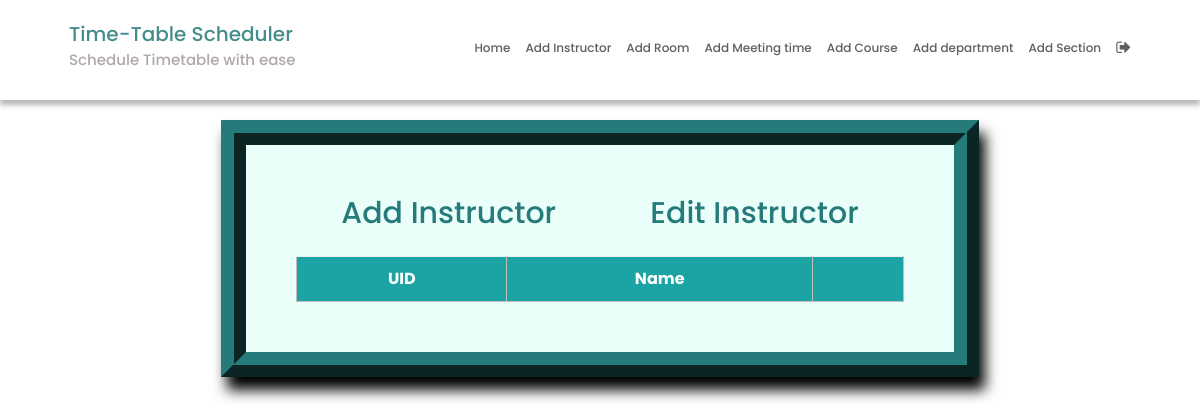
The page /instructorEdit/ (signed in) on the database as committed earlier.
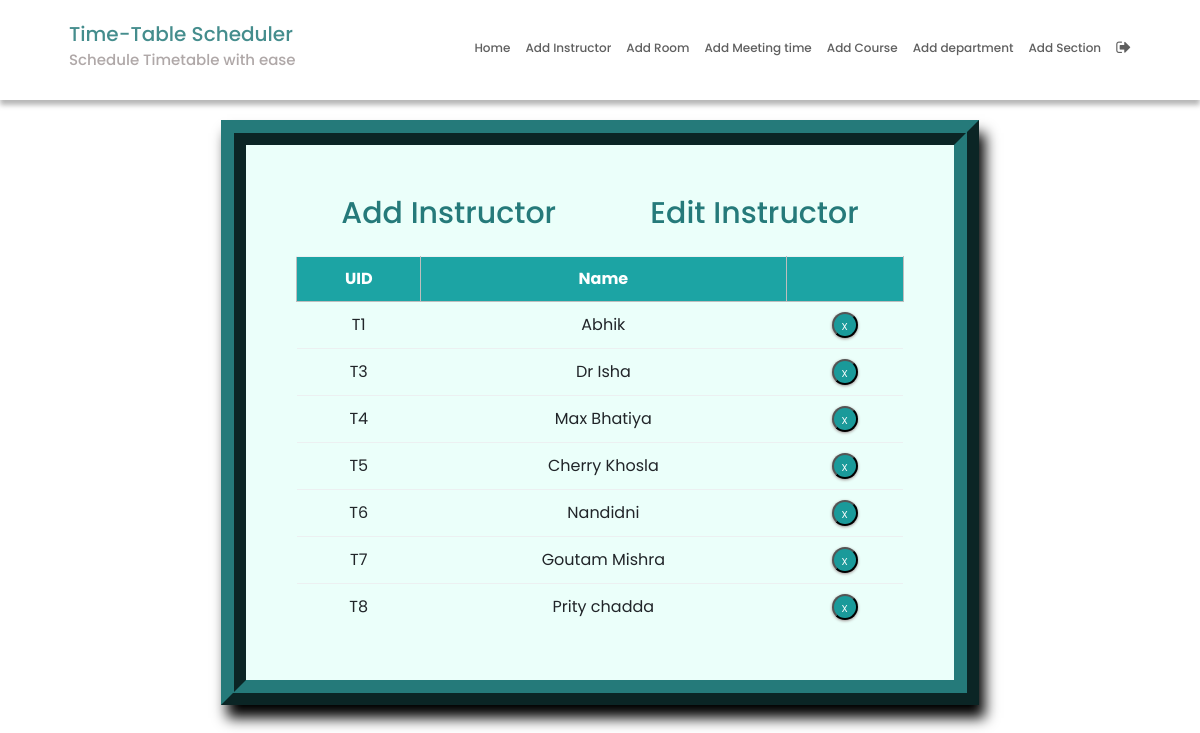
The same page on the database as committed later.
### SchedulerApp/models.py (models this page shows, shortened)
class Instructor(models.Model):
    uid = models.CharField(max_length=6)
    name = models.CharField(max_length=25)

### SchedulerApp/views.py (the view)
# urls.py: path('instructorEdit/', instructorEdit, name='instructorEdit'),
@login_required
def instructorEdit(request):
    context = {'instructors': Instructor.objects.all()}
    return render(request, 'instructorEdit.html', context)

### SchedulerApp/templatetags/index.py (called while the page is built)
@register.tag
def active(parser, token):
    args = token.split_contents()
    template_tag = args[0]
    if len(args) < 2:
        raise (template.TemplateSyntaxError, f'{template_tag} tag requires at least one argument')
    return NavSelectedNode(args[1:])

    def render(self, context):
        path = context['request'].path
        for p in self.patterns:
            pValue = template.Variable(p).resolve(context)
            if path == pValue:
                return 'active'
        return ''

### templates/instructorEdit.html (shortened to what this page needs)
{% extends 'base.html' %}
{% block content %}
{% load static %}
<fieldset class="fieldset">
  <a href="{% url 'instructorAdd'%}">
    <h1 class="tablink" onclick="openPage('new')" id="defaultOpen">Add Instructor</h1>
  </a>
  <h1 class="tablink" onclick="openPage('edit')" id="link_to_edit">Edit Instructor</h1>
  <div class="tabcontent" id="edit">
    <table class="table1">
      <thead>
        <tr class="table-headers">
          <th>UID</th>
          <th>Name</th>
          <th class="empty"></th>
        </tr>
      </thead>
      <tbody>
        {% for inst in instructors %}
        <tr>
          <td>{{inst.uid}}</td>
          <td>{{inst.name}}</td>
          <td class="empty">
            <form action="{% url 'deleteinstructor' inst.id %}" method="post">
              <input type="submit" value="X" class="cross">
            </form>
          </td>
        </tr>
        {% endfor %}
      </tbody>
    </table>
  </div>
</fieldset>
{% endblock %}

### templates/base.html (shortened to what this page needs)
{% load static %}
{% load index %}
{% url 'home' as home%}
{% url 'instructorAdd' as instructorAdd %}
{% url 'roomAdd' as roomAdd %}
{% url 'meetingTimeAdd' as meetingTimeAdd %}
{% url 'courseAdd' as courseAdd %}
{% url 'departmentAdd' as departmentAdd %}
{% url 'sectionAdd' as sectionAdd %}
<!DOCTYPE html>
<html lang="en">
<head>
  <link rel="stylesheet" href="https://stackpath.bootstrapcdn.com/bootstrap/4.3.1/css/bootstrap.min.css"
>
  <link rel="stylesheet" href="https://cdnjs.cloudflare.com/ajax/libs/font-awesome/4.7.0/css/font-awesome.min.css">
  <link rel="stylesheet" type="text/css" href="{% static 'CSS/style.css' %}">
</head>
<body>
  <div class="main">
    <nav class="navbar">
      <div class="navbar-container">
        <ul class="menu-items">
          <li class="{% active request home %}"><a href="{{ home }}">Home</a></li>
          <li class="{% active request instructorAdd %}"><a href="{{ instructorAdd }}">Add Instructor</a></li>
          <li class="{% active request roomAdd %}"><a href="{{ roomAdd }}">Add Room</a></li>
          <li class="{% active request meetingTimeAdd %}"><a href="{{ meetingTimeAdd }}">Add Meeting time</a></li>
          <li class="{% active request courseAdd %}"><a href="{{ courseAdd }}">Add Course</a></li>
          <li class="{% active request departmentAdd %}"><a href="{{ departmentAdd }}">Add department</a></li>
          <li class="{% active request sectionAdd %}"><a href="{{ sectionAdd }}">Add Section</a></li>
          <li><a href="{% url 'logout' %}"><i style="font-size:1.6rem" class="fa">&#xf08b;</i></a></li>
        </ul>
        <div class="logo">
          <h2><a href="{{ home }}">Time-Table Scheduler</a></h2>
          <h4>Schedule Timetable with ease</h4>
        </div>
      </div>
    </nav>
    <div class="container-fluid">
      <div class="row">
        <div class="col-md-12 col-xxl-12 col-xl-12 col-sm-12 ml-auto col-lg-12 formpart">
          {% block content %}
          {% endblock %}
        </div>
      </div>
    </div>
  </div>
</body>
</html>

### static/CSS/style.css (style rules this page uses)
* { margin: 0; padding: 0; box-sizing: border-box; font-family: "poppins", sans-serif; }
html { scroll-behavior: smooth; }
a { text-decoration: none; }
body { position: relative; }
html, body { margin: 0; padding: 0; box-sizing: border-box; font-family: "Quicksand", sans-serif; font-size: 62.5%; font-size: 10px; height: 100%; width: 100vw; }
.logo h2 { color: #257a7a; }
.logo h2 a { text-decoration: none; color: inherit; }
.logo h4 { color: #a29999; }
.navbar { box-shadow: 0px 5px 5px 0px #aaa; position: relative; width: 100%; background: #fff; color: #000; opacity: 0.85; height: 100px; z-index: 12; }
.navbar-container { max-width:1200px; width: 90%; margin: auto; display: flex; justify-content: space-between; height: auto; align-items: center; }
.menu-items { order: 2; display: flex; transform: translateY(25%); }
.menu-items li { list-style: none; margin-left: 1.5rem; margin-bottom: 0.5rem; font-size: 1.2rem; position: relative; }
.menu-items a { text-decoration: none; color: #444; position: relative; font-weight: 500; transition: color 0.3s ease-in-out; }
.logo { order: 1; font-size: 3rem; margin-bottom: 0.5rem; }
.container-fluid { position: relative; top: 20px; }
.menu-items li::before { content: ''; position: absolute; left: 0; bottom: -3px; width: 100%; height: 3px; background: #ff3f3f; transform-origin: center; transform: scaleX(0); }
fieldset { padding: 50px; border-width: 25px; border-style: ridge; border-color: #257a7a; box-shadow: 6px 13px 13px 0px black; background-color: #ebfffa; }
.formpart { display: flex; justify-content: center; height: auto; width: 100%; }
fieldset h1 { color: #257a7a; padding-bottom: 20px; margin-inline: 45px; display: inline-block; cursor: pointer; font-size: 3rem; }
fieldset input { padding: 8px; color: #938c8c }
.table2 td, th { border: 1px solid rgb(190, 190, 190); padding: 10px 20px; }
.table1 { width: 100%; border-collapse: collapse; text-align: center; overflow: hidden; }
.table1 td, th { border-top: 1px solid #ECF0F1; padding: 10px; }
.table1 th { background-color: #1ca4a4; color: #fff; }
.empty form { display: flex; justify-content: center; }
.cross { border-radius: 50%; font-size: 1rem; box-shadow: 0px 1px 3px 0px #9e9292; padding: 5px; color: #fff; background-color: #1a9a9a; cursor: pointer; width: 26px; height: 26px; }
.fieldset { min-width: 650px; font-size: 1.6rem; }

Rows that differ between the two databases and show on the page:
added Instructor: uid "T1", name "Abhik"
added Instructor: uid "T3", name "Dr Isha"
added Instructor: uid "T4", name "Max Bhatiya"
added Instructor: uid "T5", name "Cherry Khosla"
added Instructor: uid "T6", name "Nandidni"
added Instructor: uid "T7", name "Goutam Mishra"
added Instructor: uid "T8", name "Prity chadda"
